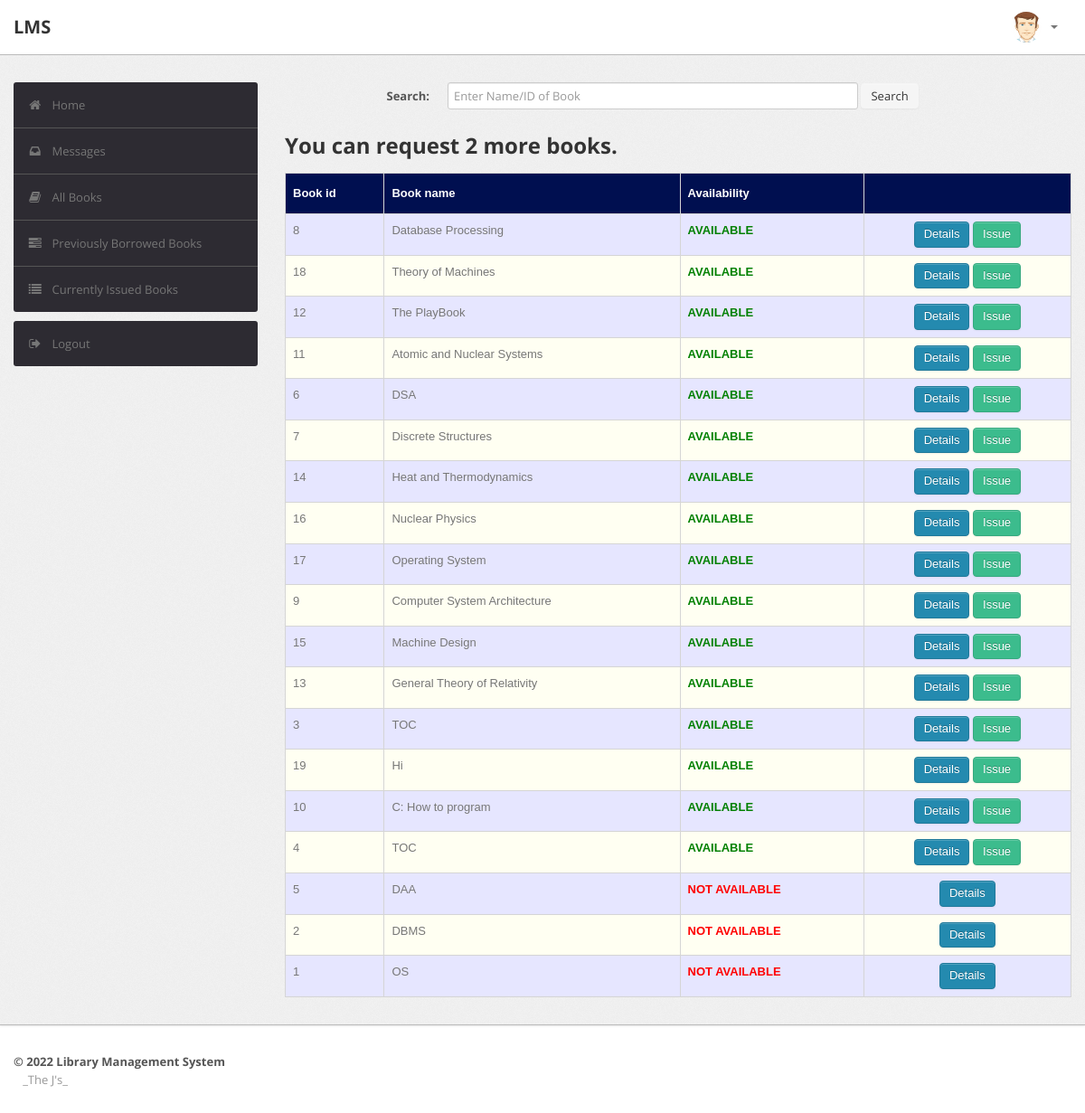
/student/book.php (signed in), run on an earlier commit of the app's database.
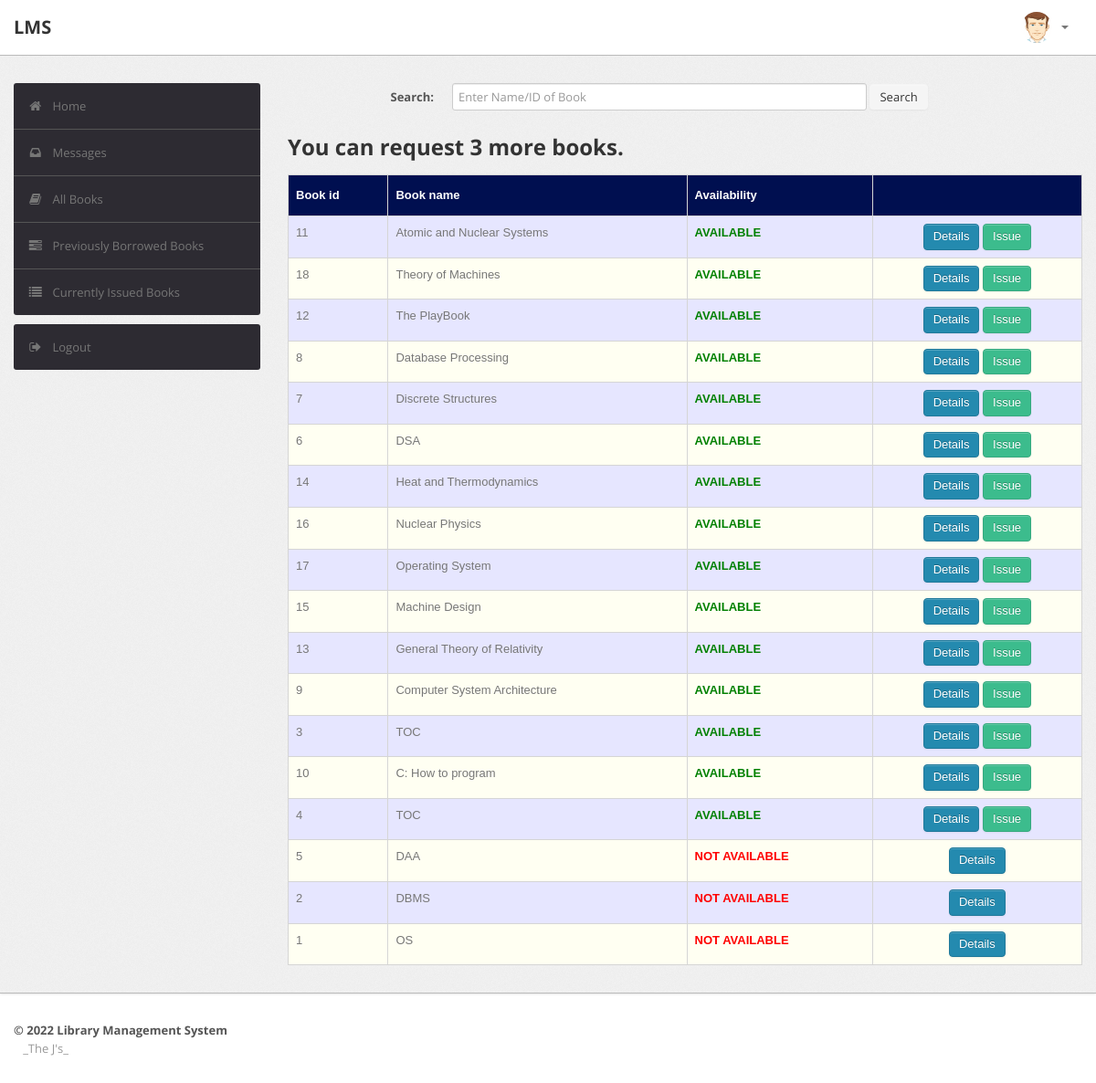
And on a later commit of the database.
### tables this page shows
CREATE TABLE `book` (
  `BookId` int(10) NOT NULL,
  `Title` varchar(50) DEFAULT NULL,
  `Publisher` varchar(50) DEFAULT NULL,
  `Year` varchar(50) DEFAULT NULL,
  `Availability` int(5) DEFAULT NULL
);

### student/book.php (the view, shortened to what the changed rows need)
<?php
require('dbconn.php');
?>
<?php
$rno=$_SESSION['RollNo'];
if ($rno) {
    $sql="select COUNT(*) from LMS.record WHERE RollNo = '$rno'";
    $result=$conn->query($sql);
    $count=mysqli_fetch_assoc($result)['COUNT(*)'];
    ?>
<!DOCTYPE html>
<html lang="en">
    <head>
        <link type="text/css" href="bootstrap/css/bootstrap.min.css" rel="stylesheet">
        <link type="text/css" href="bootstrap/css/bootstrap-responsive.min.css" rel="stylesheet">
        <link type="text/css" href="css/theme.css" rel="stylesheet">
        <link type="text/css" href="images/icons/css/font-awesome.css" rel="stylesheet">
    </head>
    <body>
        <div class="wrapper">
            <div class="container">
                <div class="row">
                    <div class="span9">
                                    <br>
                                    <?php
                                    if(isset($_POST['submit']))
                                        {$s=$_POST['title'];
                                            $sql="select * from LMS.book where BookId='$s' or Title like '%$s%'";
                                        }
                                    else
                                        $sql="select * from LMS.book order by Availability DESC";
                                    $result=$conn->query($sql);
                                    $rowcount=mysqli_num_rows($result);
                                    if(!($rowcount))
                                        echo "<br><center><h2><b><i>No Results</i></b></h2></center>";
                                    else
                                    {
                                    ?>
                        <table class="table" id = "tables">
                                  <thead>
                                    <tr>
                                      <th>Book id</th>
                                      <th>Book name</th>
                                      <th>Availability</th>
                                      <th></th>
                                    </tr>
                                  </thead>
                                  <tbody>
                                    <?php
                                    if($count>=3){
                                        ?>
                                        <h2>You reached your limit, you can't request any more books.</h2>
                                        <?php
                                    }
                                    else{
                                        ?>
                                        <h2>You can request <?php echo 3-$count ?> more books.</h2>
                                        <?php
                                    }
                            while($row=$result->fetch_assoc())
                            {
                                $bookid=$row['BookId'];
                                $name=$row['Title'];
                                $avail=$row['Availability'];
                            ?>
                                    <tr>
                                      <td><?php echo $bookid ?></td>
                                      <td><?php echo $name ?></td>
                                      <td><b><?php
                                           if($avail > 0)
                                              echo "<font color=\"green\">AVAILABLE</font>";
                                            else
                                            	echo "<font color=\"red\">NOT AVAILABLE</font>";
                                                 ?>
                                                 </b></td>
                                      <td><center><a href="bookdetails.php?id=<?php echo $bookid; ?>" class="btn btn-primary">Details</a>
                                      	<?php
                                      	if($avail > 0 && $count<3)
                                      		echo "<a href=\"issue_request.php?id=".$bookid."\" class=\"btn btn-success\">Issue</a>";
                                        ?>
                                        </center></td>
                                    </tr>
                               <?php }} ?>
                               </tbody>
                                </table>
                            </div>
                </div>
                </div>
            </div>
    </body>
</html>
<?php }
else {
    echo "<script type='text/javascript'>alert('Access Denied!!!')</script>";
    mysqli_close($conn);
} ?>

What changed in the data, as far as the page shows it:
removed book: BookId "19", Title "Hi", Availability "AVAILABLE"
changed book "Atomic and Nuclear Systems": moves up the list
shown differently, row unchanged: book "Database Processing": moves down the list
shown differently, row unchanged: book "Discrete Structures": moves up the list
changed book "Computer System Architecture": moves down the list
Also different on the page:
3-$count: "2" → "3"
